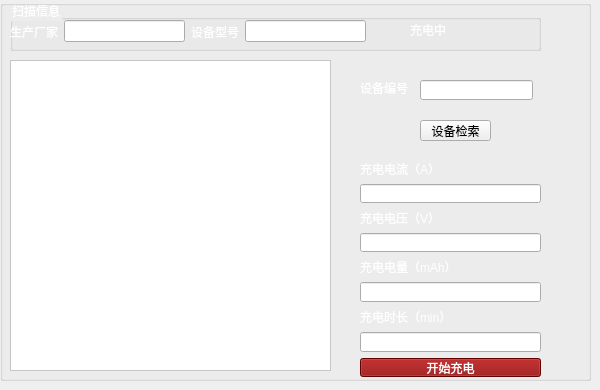
     <widget class="QWidget" name="tab_5">
      <attribute name="title">
       <string>充电</string>
      </attribute>
      <widget class="QGroupBox" name="groupBox_15">
       <property name="geometry">
        <rect>
         <x>0</x>
         <y>0</y>
         <width>591</width>
         <height>381</height>
        </rect>
       </property>
       <property name="styleSheet">
        <string notr="true">QGroupBox#groupBox_15{border-image: url(:/newPrefix/C:/Users/asus/Desktop/37b4a99c8b29264bbe3ada26c0f0b2f.png);}</string>
       </property>
       <property name="title">
        <string/>
       </property>
       <widget class="QGraphicsView" name="F3_view_11">
        <property name="geometry">
         <rect>
          <x>10</x>
          <y>60</y>
          <width>321</width>
          <height>311</height>
         </rect>
        </property>
        <property name="styleSheet">
         <string notr="true">background-color: rgb(255, 255, 255);</string>
        </property>
       </widget>
       <widget class="QGroupBox" name="groupBox_31">
        <property name="geometry">
         <rect>
          <x>10</x>
          <y>0</y>
          <width>531</width>
          <height>51</height>
         </rect>
        </property>
        <property name="styleSheet">
         <string notr="true">color: rgb(255, 255, 255);</string>
        </property>
        <property name="title">
         <string>扫描信息</string>
        </property>
        <widget class="QLabel" name="label">
         <property name="geometry">
          <rect>
           <x>400</x>
           <y>20</y>
           <width>71</width>
           <height>20</height>
          </rect>
         </property>
         <property name="styleSheet">
          <string notr="true">color: rgb(255, 255, 255);</string>
         </property>
         <property name="text">
          <string>充电中</string>
         </property>
        </widget>
        <widget class="QWidget" name="layoutWidget">
         <property name="geometry">
          <rect>
           <x>0</x>
           <y>20</y>
           <width>356</width>
           <height>23</height>
          </rect>
         </property>
         <layout class="QHBoxLayout" name="horizontalLayout">
          <item>
           <widget class="QLabel" name="label_96">
            <property name="styleSheet">
             <string notr="true">font: 6pt &quot;Agency FB&quot;;
font: 10pt &quot;Agency FB&quot;;
color: rgb(255, 255, 255);</string>
            </property>
            <property name="text">
             <string>生产厂家</string>
            </property>
           </widget>
          </item>
          <item>
           <widget class="QLineEdit" name="lineEdit_96"/>
          </item>
          <item>
           <widget class="QLabel" name="label_99">
            <property name="styleSheet">
             <string notr="true">font: 6pt &quot;Agency FB&quot;;
font: 10pt &quot;Agency FB&quot;;</string>
            </property>
            <property name="text">
             <string>设备型号</string>
            </property>
           </widget>
          </item>
          <item>
           <widget class="QLineEdit" name="lineEdit_99"/>
          </item>
         </layout>
        </widget>
       </widget>
       <widget class="QPushButton" name="pushButton">
        <property name="geometry">
         <rect>
          <x>420</x>
          <y>120</y>
          <width>71</width>
          <height>21</height>
         </rect>
        </property>
        <property name="text">
         <string>设备检索</string>
        </property>
       </widget>
       <widget class="QLabel" name="label_2">
        <property name="geometry">
         <rect>
          <x>360</x>
          <y>80</y>
          <width>51</width>
          <height>16</height>
         </rect>
        </property>
        <property name="styleSheet">
         <string notr="true">color: rgb(255, 255, 255);
font: 11pt &quot;黑体&quot;;</string>
        </property>
        <property name="text">
         <string>设备编号</string>
        </property>
       </widget>
       <widget class="QLineEdit" name="lineEdit">
        <property name="geometry">
         <rect>
          <x>420</x>
          <y>80</y>
          <width>113</width>
          <height>20</height>
         </rect>
        </property>
       </widget>
       <widget class="QWidget" name="layoutWidget">
        <property name="geometry">
         <rect>
          <x>360</x>
          <y>160</y>
          <width>181</width>
          <height>217</height>
         </rect>
        </property>
        <layout class="QVBoxLayout" name="verticalLayout">
         <item>
          <widget class="QLabel" name="label_79">
           <property name="styleSheet">
            <string notr="true">color: rgb(255, 255, 255);

</string>
           </property>
           <property name="text">
            <string>充电电流（A）</string>
           </property>
          </widget>
         </item>
         <item>
          <widget class="QLineEdit" name="inputCurrentEdit1">
           <property name="styleSheet">
            <string notr="true">
color: rgb(255, 255, 255);
border-color: rgb(255, 255, 255);</string>
           </property>
          </widget>
         </item>
         <item>
          <widget class="QLabel" name="label_78">
           <property name="styleSheet">
            <string notr="true">color: rgb(255, 255, 255);</string>
           </property>
           <property name="text">
            <string>充电电压（V）</string>
           </property>
          </widget>
         </item>
         <item>
          <widget class="QLineEdit" name="inputVoltageEdit1">
           <property name="styleSheet">
            <string notr="true">
color: rgb(255, 255, 255);
border-color: rgb(255, 255, 255);</string>
           </property>
          </widget>
         </item>
         <item>
          <widget class="QLabel" name="label_81">
           <property name="styleSheet">
            <string notr="true">color: rgb(255, 255, 255);</string>
           </property>
           <property name="text">
            <string>充电电量（mAh）</string>
           </property>
          </widget>
         </item>
         <item>
          <widget class="QLineEdit" name="inputContentEdit1">
           <property name="styleSheet">
            <string notr="true">

color: rgb(255, 255, 255);
border-color: rgb(255, 255, 255);</string>
           </property>
          </widget>
         </item>
         <item>
          <widget class="QLabel" name="label_80">
           <property name="styleSheet">
            <string notr="true">color: rgb(255, 255, 255);</string>
           </property>
           <property name="text">
            <string>充电时长（min）</string>
           </property>
          </widget>
         </item>
         <item>
          <widget class="QLineEdit" name="inputTimeEdit1">
           <property name="styleSheet">
            <string notr="true">

color: rgb(255, 255, 255);
border-color: rgb(255, 255, 255);</string>
           </property>
          </widget>
         </item>
         <item>
          <widget class="QPushButton" name="inputPowerButton1">
           <property name="styleSheet">
            <string notr="true">background-color: rgb(138, 0, 0);
color: rgb(255, 255, 255);</string>
           </property>
           <property name="text">
            <string>开始充电</string>
           </property>
          </widget>
         </item>
        </layout>
       </widget>
      </widget>
     </widget>
